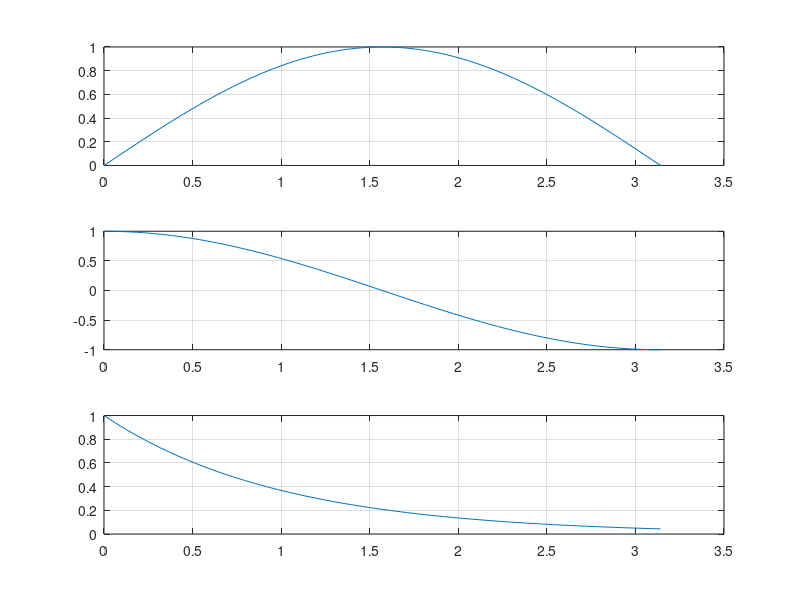

This figure's MATLAB source:
clc
close all
clear all
x = linspace (0,pi);
subplot(3,1,1);
plot(x,sin(x));
grid on;
subplot(3,1,2);
plot(x,cos(x));
grid on;
subplot(3,1,3);
plot(x, exp(-x));
grid on;